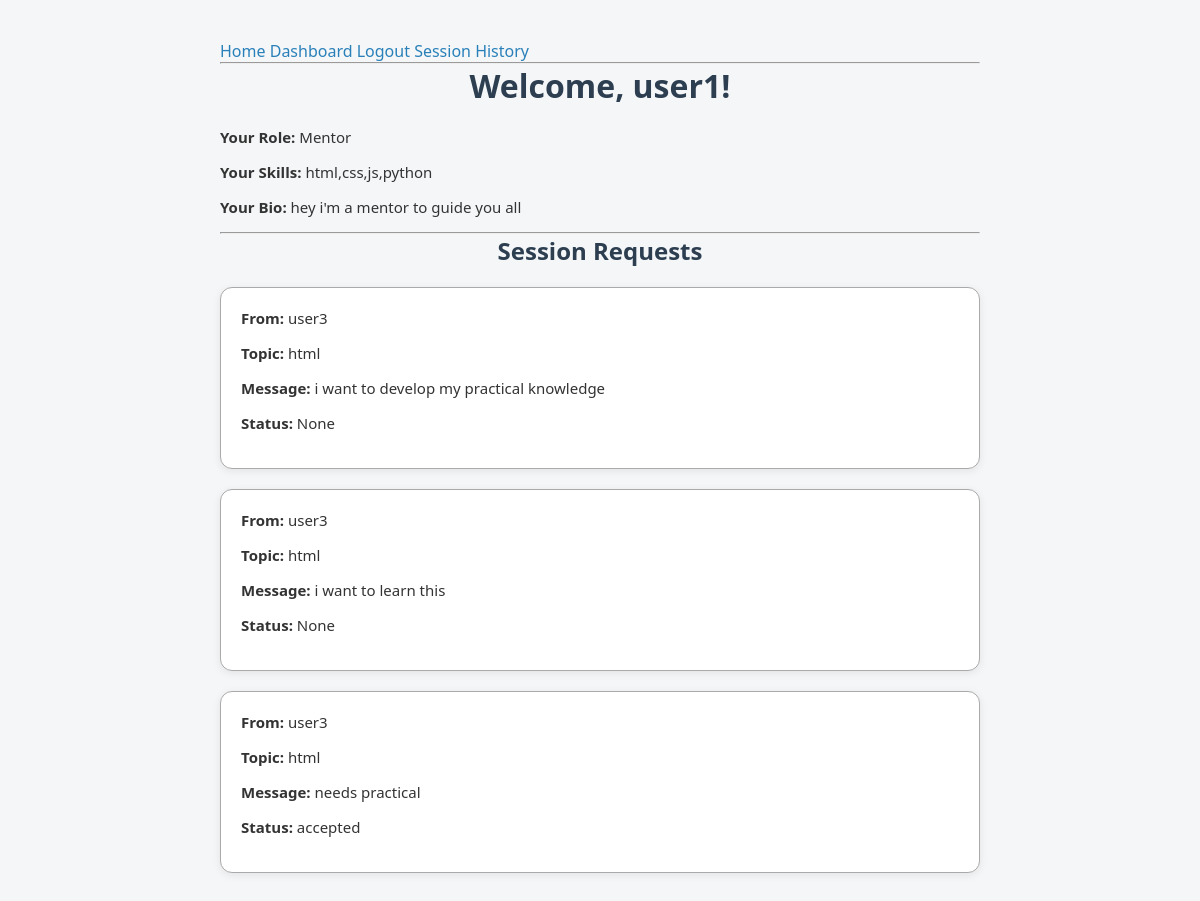
The page /dashboard (signed in) on the database its author committed.
### models.py (models this page shows)
class User(db.Model):
    id = db.Column(db.Integer, primary_key=True)
    username = db.Column(db.String(100), unique=True)
    email = db.Column(db.String(100), unique=True)
    password = db.Column(db.String(100))
    role = db.Column(db.String(50))  # "mentor" or "learner"
    skills = db.Column(db.String(200))
    bio = db.Column(db.Text)
    rating = db.Column(db.Float, default=0.0)

class SessionRequest(db.Model):
    id = db.Column(db.Integer, primary_key=True)
    learner_id = db.Column(db.Integer, db.ForeignKey('user.id'))
    mentor_id = db.Column(db.Integer, db.ForeignKey('user.id'))
    topic = db.Column(db.String(200))
    message = db.Column(db.Text)
    learner = db.relationship('User', foreign_keys=[learner_id])
    mentor = db.relationship('User', foreign_keys=[mentor_id])
    status = db.Column(db.String(20), default='pending')  # pending, accepted, declined

### app.py (the view, shortened to what this page needs)
@app.route('/dashboard', methods=['GET'])
def dashboard():
    user = User.query.get(session['user_id'])
    if user.role == 'mentor':
        requests = SessionRequest.query.filter_by(mentor_id=user.id).all()
        return render_template('dashboard.html', user=user, requests=requests)

### templates/dashboard.html (shortened to what this page needs)
{% extends "base.html" %}
{% block content %}
<!DOCTYPE html>
<html>
<head>
    <link rel="stylesheet" href="/static/style.css">
</head>
<body>
    <h1>Welcome, {{ user.username }}!</h1>
    <p><strong>Your Role:</strong> {{ user.role.capitalize() }}</p>
    <p><strong>Your Skills:</strong> {{ user.skills }}</p>
    <p><strong>Your Bio:</strong> {{ user.bio }}</p>
    <hr>
    {% if user.role == 'mentor' %}
        <h2>Session Requests</h2>
        {% if requests %}
            {% for req in requests %}
                <div class="mentor-card">
                    <p><strong>From:</strong> {{ req.learner.username }}</p>
                    <p><strong>Topic:</strong> {{ req.topic }}</p>
                    <p><strong>Message:</strong> {{ req.message }}</p>
                    {% if req.status == 'pending' %}
                        <form method="POST" action="/approve_session/{{ req.id }}">
                            <button name="action" value="accept">Accept</button>
                            <button name="action" value="decline">Decline</button>
                        </form>
                    {% else %}
                        <p><strong>Status:</strong> {{ req.status }}</p>
                    {% endif %}
                </div>
            {% endfor %}
        {% else %}
            <p>No session requests yet.</p>
        {% endif %}
    {% endif %}
</body>
</html>
{% endblock %}

### templates/base.html (shortened to what this page needs)
<!DOCTYPE html>
<html>
<head>
    <link rel="stylesheet" href="/static/style.css">
</head>
<body>
    <nav>
        <a href="/">Home</a>
        {% if session.user_id %}
            <a href="/dashboard">Dashboard</a>
            <a href="/logout">Logout</a>
            <a href="/session_history">Session History</a>
        {% else %}
            <a href="/login">Login</a>
            <a href="/register">Register</a>
        {% endif %}
    </nav>
    <hr>
    {% block content %}{% endblock %}
</body>
</html>

### static/style.css (style rules this page uses)
* { box-sizing: border-box; margin: 0; padding: 0; font-family: 'Segoe UI', Tahoma, Geneva, Verdana, sans-serif; }
body { background: #f4f6f8; color: #333; padding: 40px 20px; max-width: 800px; margin: auto; }
h1, h2 { margin-bottom: 20px; color: #2c3e50; text-align: center; }
a { color: #2980b9; text-decoration: none; }
p { margin-bottom: 15px; font-size: 15px; }
div.mentor-card { background: #fff; padding: 20px; border-radius: 12px; box-shadow: 0 2px 8px rgba(0,0,0,0.08); margin-bottom: 20px; }

### templates/dashboard.html (style rules this page uses)
.mentor-card { border: 1px solid #aaa; border-radius: 10px; padding: 15px; margin-bottom: 15px; background-color: #f9f9f9; }

### rows shown on the page
User: username "user1", role "Mentor", skills "html,css,js,python", bio "hey i'm a mentor to guide you all"
SessionRequest: learner.username "user3", topic "html", message "i want to develop my practical knowledge", status "None"
SessionRequest: learner.username "user3", topic "html", message "i want to learn this", status "None"
SessionRequest: learner.username "user3", topic "html", message "needs practical", status "accepted"
